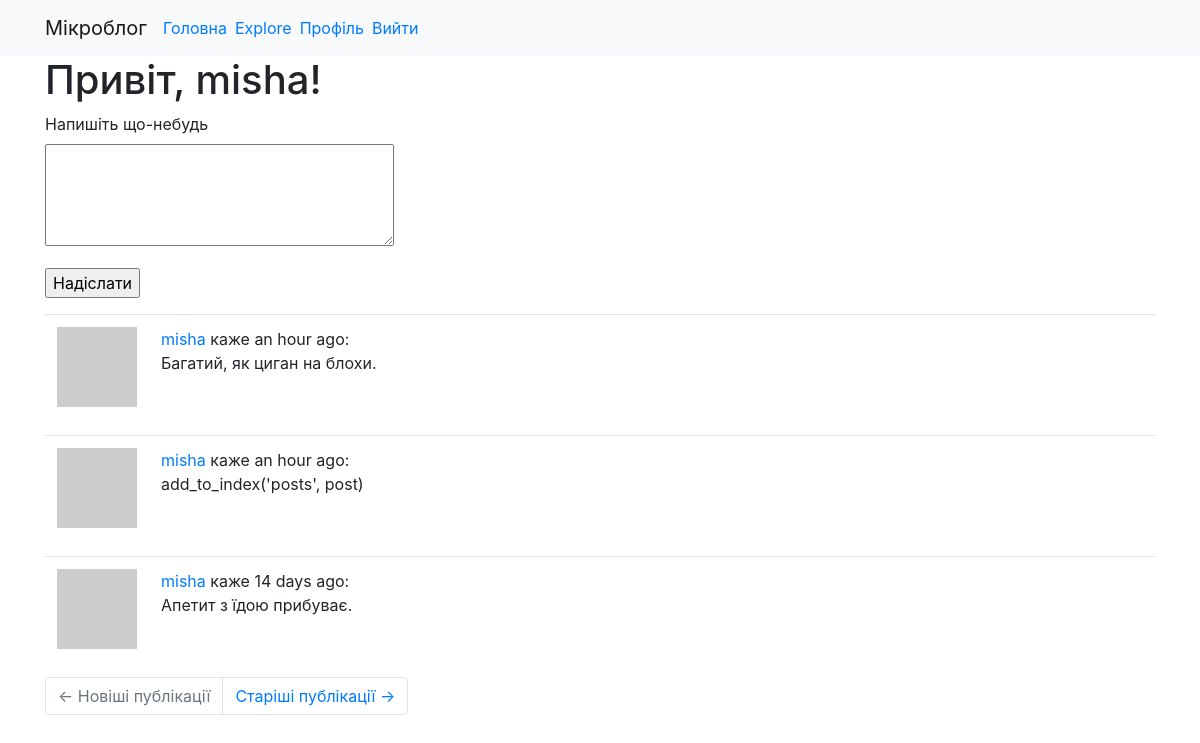
The page /index (signed in) on the database its author committed.
### app/models.py (models this page shows, shortened)
class User(UserMixin, db.Model):
    id = db.Column(db.Integer, primary_key=True)
    username = db.Column(db.String(64), index=True, unique=True)
    email = db.Column(db.String(120), index=True, unique=True)
    password_hash = db.Column(db.String(128))
    posts = db.relationship('Post', backref='author', lazy='dynamic')
    about_me = db.Column(db.String(140))
    last_seen = db.Column(db.DateTime, default=datetime.utcnow)
    followed = db.relationship(
        'User', secondary=followers,
        primaryjoin=(followers.c.follower_id == id),
        secondaryjoin=(followers.c.followed_id == id),
        backref=db.backref('followers', lazy='dynamic'), lazy='dynamic')
    def avatar(self, size):
        digest = md5(self.email.lower().encode('utf-8')).hexdigest()
        return f'https://www.gravatar.com/avatar/{digest}?d=identicon&s={size}'
    def followed_posts(self):
        followed = Post.query.join(
            followers, (followers.c.followed_id == Post.user_id)).filter(
            followers.c.follower_id == self.id)
        own = Post.query.filter_by(user_id=self.id)
        return followed.union(own).order_by(Post.timestamp.desc())

class Post(db.Model):
    __searchable__ = ['body']
    id = db.Column(db.Integer, primary_key=True)
    body = db.Column(db.String(140))
    timestamp = db.Column(db.DateTime, index=True, default=datetime.utcnow)
    user_id = db.Column(db.Integer, db.ForeignKey('user.id'))

### app/main/routes.py (the view)
@bp.route('/', methods=['GET', 'POST'])
@bp.route('/index', methods=['GET', 'POST'])
@login_required
def index():
    form = PostForm()
    if form.validate_on_submit():
        post = Post(body=form.post.data, author=current_user)
        db.session.add(post)
        db.session.commit()
        flash('Тепер ваша публікація відображається!')
        return redirect(url_for('main.index'))
    page = request.args.get('page', 1, type=int)
    posts = current_user.followed_posts().paginate(
        page, current_app.config['POSTS_PER_PAGE'], False)
    next_url = url_for('main.index', page=posts.next_num) \
        if posts.has_next else None
    prev_url = url_for('main.index', page=posts.prev_num) \
        if posts.has_prev else None
    return render_template('index.html', title='Головна', form=form, posts=posts.items, next_url=next_url,
                           prev_url=prev_url)

### app/main/forms.py
class PostForm(FlaskForm):
    post = TextAreaField('Напишіть що-небудь',
                         validators=[DataRequired()])
    submit = SubmitField('Надіслати')

### app/main/routes.py (called while the page is built)
@bp.before_app_request
def before_request():
    if current_user.is_authenticated:
        current_user.last_seen = datetime.utcnow()
        db.session.commit()

### app/models.py (called while the page is built)
@login.user_loader
def load_user(id):
    return User.query.get(int(id))

### app/templates/index.html (shortened to what this page needs)
{% extends "base.html" %}
{% block content %}
<h1>Привіт, {{ current_user.username }}!</h1>
{% if form %}
<form action="" method="POST">
	<p>
		{{ form.post.label }}<br>
		{{ form.post(cols=32, rows=4) }}<br>
	</p>
	<p> {{ form.submit() }}</p>
</form>
{% endif %}
{% for post in posts %}
{% include '_post.html' %}
{% endfor %}
{% include 'page_navigation.html' %}
{% endblock %}

### app/templates/_post.html
<table class="table table-hover">
	<tr>
		<td width="70px">
			<a href="{{ url_for('main.user', username=post.author.username) }}">
				<img src="{{ post.author.avatar(70) }}">
			</a>
		</td>
		<td>
			<a href="{{ url_for('main.user', username=post.author.username) }}">
				{{ post.author.username }}
			</a> каже {{ moment(post.timestamp).fromNow() }}:
			<br>
			<span id="post{{ post.id }}">{{ post.body }}</span>
		</td>
	</tr>
</table>

### rows shown on the page
User: username "misha"
Post: author.username "misha", timestamp "an hour ago", body "Багатий, як циган на блохи."
Post: author.username "misha", timestamp "an hour ago", body "add_to_index('posts', post)"
Post: author.username "misha", timestamp "14 days ago", body "Апетит з їдою прибуває."
